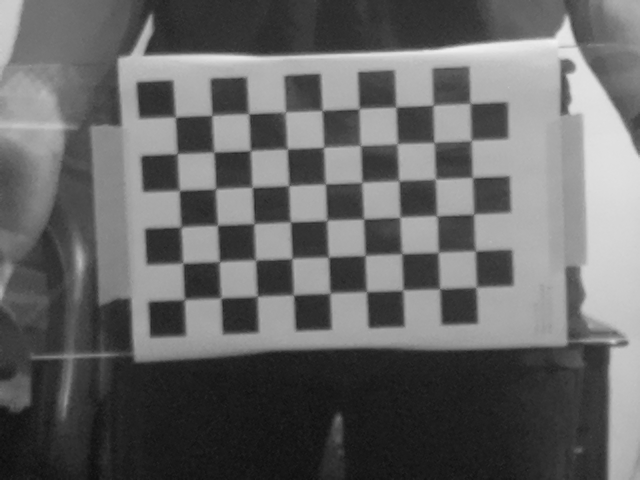
#> input picture Tools/FotosPICameraCalibration/image_0000.png, 640 x 480 px; its folder holds 5 pictures in this run
$ python calibrationPiCamera.py
#> lines starting #> are read from the running program, lines starting #| are printed output that depends on the picture; after the words box and inside, x2 and y2 are one past the last pixel; in counts of white or black regions, pixels touching at a corner belong together
import numpy as np
import cv2
import glob

def prepare_object_points(square_size, pattern_size):
    object_points = np.zeros((np.prod(pattern_size), 3), np.float32)
    object_points[:, :2] = np.indices(pattern_size).T.reshape(-1, 2)
    object_points *= square_size
    return object_points

def process_images(images_path, pattern_size, object_points):
#> called with images_path = 'FotosPICameraCalibration/*.png', pattern_size = (9, 6), object_points = array of shape (54, 3)
    images_list = glob.glob(images_path)
    points_on_real_world = []
    points_on_camera_plan = []

    for fname in images_list:
        img = cv2.imread(fname)
#> img is the input picture: shape (480, 640, 3); min 12, max 241, mean 102.5
        gray = cv2.cvtColor(img, cv2.COLOR_BGR2GRAY)
        ret, corners = cv2.findChessboardCorners(gray, pattern_size, None)
#> ret = True; corners = 54 rows, first 8: [175.7, 117.9], [211.8, 115.8], [248.9, 113.9], [285.8, 111.8], [321.9, 110.7], [359.1, 109.6], [396, 107.6], [433, 105.5]

        if ret:
            points_on_real_world.append(object_points)
            corners2 = cv2.cornerSubPix(gray, corners, (11, 11), (-1, -1),
                                        (cv2.TERM_CRITERIA_EPS + cv2.TERM_CRITERIA_MAX_ITER, 30, 0.001))
#> corners2 = 54 rows, first 8: [175.3, 117], [211.8, 115.3], [248.5, 113.7], [284.9, 112.2], [322, 110.4], [359, 108.6], [395.9, 107], [433, 105.3]
            points_on_camera_plan.append(corners2)
            img = cv2.drawChessboardCorners(img, pattern_size, corners2, ret)
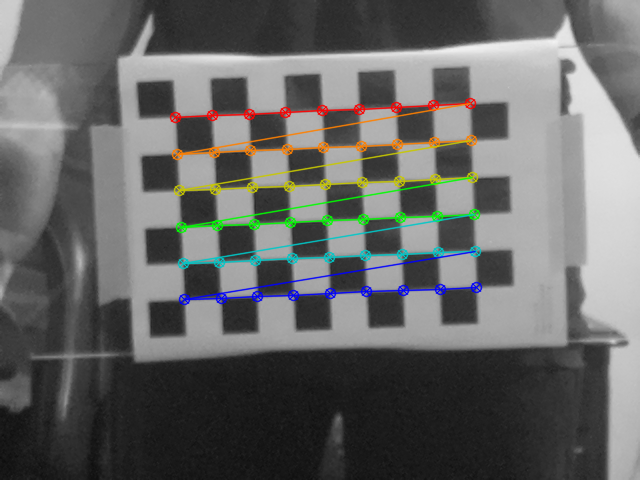
#> img: shape (480, 640, 3); 4.48% of pixels changed, all inside (x1, y1, x2, y2) = (169, 97, 483, 306)
            cv2.imshow('Img', img)
            cv2.waitKey(500)
#> pass 2 of the loop in process_images, `for fname in images_list:`:
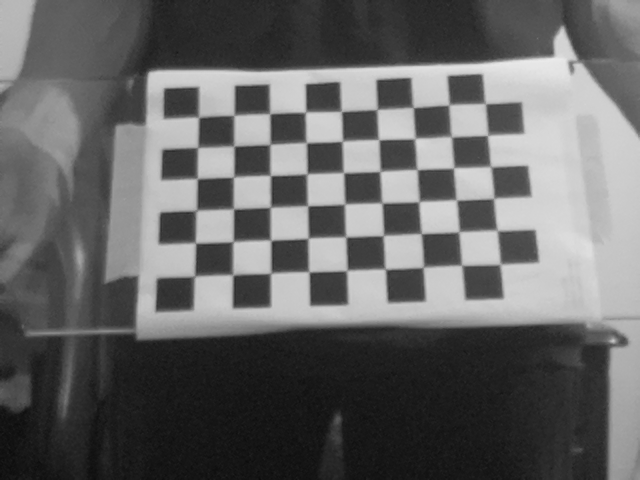
#> input picture Tools/FotosPICameraCalibration/image_0001.png, 640 x 480 px
#> in process_images, img is the input picture: shape (480, 640, 3); min 11, max 235, mean 101.4
#> corners = 54 rows, first 8: [199, 116], [233.9, 115.5], [270, 114.3], [305.5, 112.4], [341.6, 111.9], [376.8, 109.7], [413.5, 107.8], [448.4, 105.4]
#> corners2 = 54 rows, first 8: [198.5, 117.1], [233.9, 115.3], [269.8, 113.5], [305.4, 112.2], [341.2, 111.4], [377.1, 109.4], [413, 107.4], [448.9, 104.9]
#> in process_images, `img = cv2.drawChessboardCorners(img, pattern_size, corners2, ret)`:
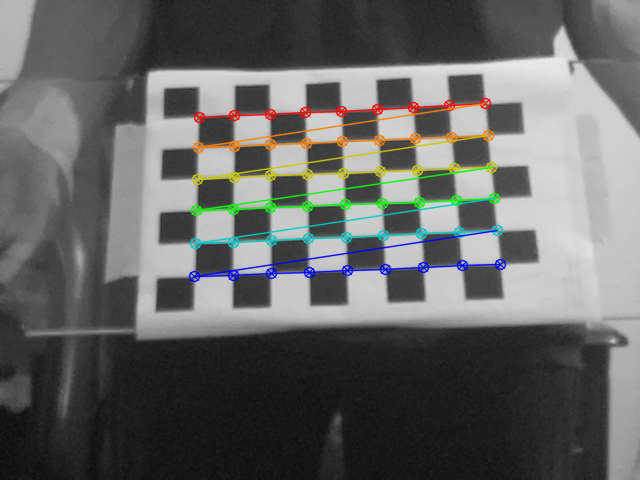
#> img: shape (480, 640, 3); 4.48% of pixels changed, all inside (x1, y1, x2, y2) = (188, 97, 507, 283)
#> pass 3 of the loop in process_images, `for fname in images_list:`:
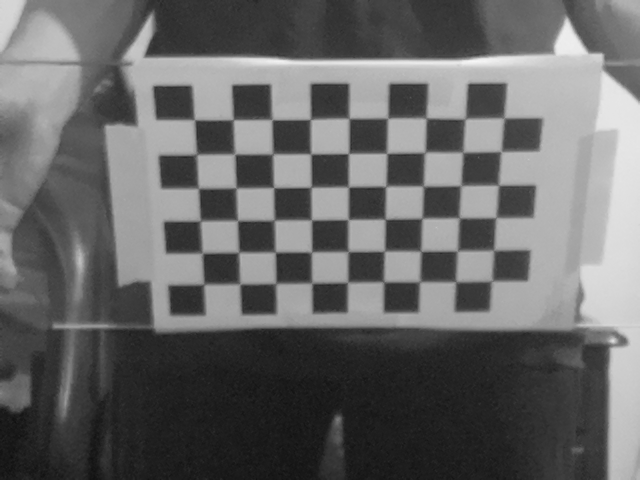
#> input picture Tools/FotosPICameraCalibration/image_0002.png, 640 x 480 px
#> in process_images, img is the input picture: shape (480, 640, 3); min 15, max 246, mean 102.7
#> corners = 54 rows, first 8: [194.8, 119.8], [233.6, 119.7], [272.3, 119.9], [310.2, 119.6], [349.2, 118.7], [387.8, 118.6], [426.2, 118.3], [464.9, 119.8]
#> corners2 = 54 rows, first 8: [194.4, 119.7], [233, 119.7], [271.8, 119.6], [310.4, 119.4], [349, 118.3], [387.6, 118.2], [426.1, 117.9], [465, 118.9]
#> in process_images, `img = cv2.drawChessboardCorners(img, pattern_size, corners2, ret)`:
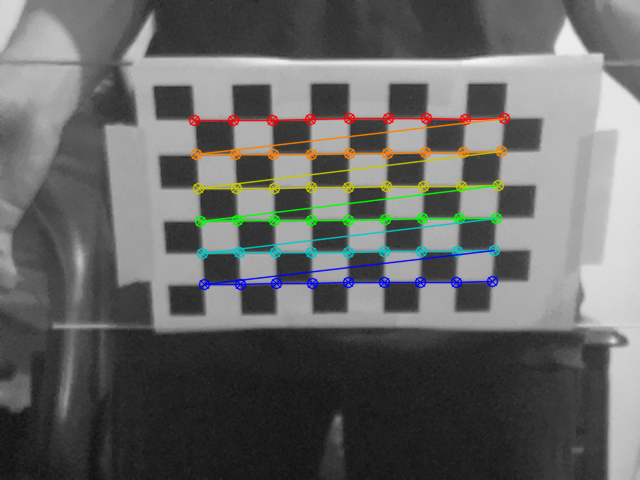
#> img: shape (480, 640, 3); 4.5% of pixels changed, all inside (x1, y1, x2, y2) = (188, 112, 511, 291)
#> the loop made 5 passes; the first 3 are shown
    cv2.destroyAllWindows()
    return points_on_real_world, points_on_camera_plan, gray.shape[::-1]

def calibrate_camera(points_on_real_world, points_on_camera_plan, image_shape):
    return cv2.calibrateCamera(points_on_real_world, points_on_camera_plan, image_shape, None, None)

def save_kitti_format(camera_matrix, filename):
    P0 = np.zeros((3, 4))
    P0[:, :3] = camera_matrix
    P0_str = ' '.join(f'{num:.12e}' for num in P0.flatten())
    with open(filename, 'w') as f:
        f.write(f'P0: {P0_str}\n')
    print(f'P0: {P0_str}\n')

def calculate_reprojection_error(points_on_real_world, points_on_camera_plan, rotation_vectors, translation_vectors, camera_matrix, dist_coeffs):
    mean_error = 0
    for i in range(len(points_on_real_world)):
        image_points2, _ = cv2.projectPoints(points_on_real_world[i], rotation_vectors[i], translation_vectors[i], camera_matrix, dist_coeffs)
        error = cv2.norm(points_on_camera_plan[i], image_points2, cv2.NORM_L2) / len(image_points2)
        mean_error += error
    mean_error /= len(points_on_real_world)
    return mean_error

def undistort_image(image_path, saved_params):
#> called with image_path = 'FotosPICameraCalibration/image_0014.png', saved_params = 'calibrationDataPICamera.npz'
    with np.load(saved_params) as X:
        camera_matrix, dist_coeffs = X['mtx'], X['dist']
    img = cv2.imread(image_path)
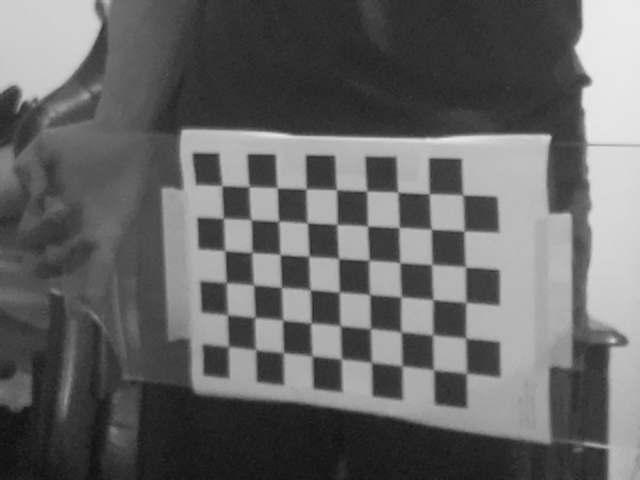
#> input picture Tools/FotosPICameraCalibration/image_0014.png, 640 x 480 px
#> img is the input picture: shape (480, 640, 3); min 14, max 236, mean 102.2
    original_img = img.copy()
    h, w = img.shape[:2]
#> h = 480; w = 640
    new_camera_matrix, roi = cv2.getOptimalNewCameraMatrix(camera_matrix, dist_coeffs, (w, h), 1, (w, h))
    dst = cv2.undistort(img, camera_matrix, dist_coeffs, None, new_camera_matrix)
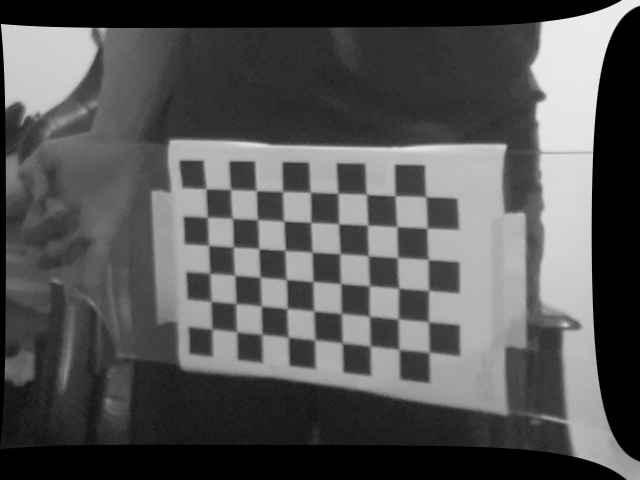
#> dst: shape (480, 640, 3); min 0, max 236, mean 85.2
    x, y, w, h = roi
    dst = dst[y:y+h, x:x+w]
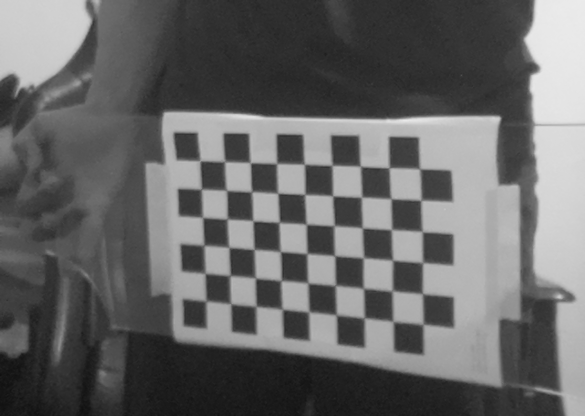
#> dst: shape (416, 585, 3); min 15, max 235, mean 102.6
    cv2.imshow('Original Image', original_img)
    cv2.imshow('Calibrated Image', dst)
    cv2.waitKey(0)
    cv2.destroyAllWindows()

def main():
    square_size = 2.5 # cm
    pattern_size = (9, 6)
    images_path = 'FotosPICameraCalibration/*.png'
    object_points = prepare_object_points(square_size, pattern_size)
    points_on_real_world, points_on_camera_plan, image_shape = process_images(images_path, pattern_size, object_points)
    calibration_error, camera_matrix, dist_coeffs, rotation_vectors, translation_vectors = calibrate_camera(points_on_real_world, points_on_camera_plan, image_shape)
    save_kitti_format(camera_matrix, 'CalibrationCam/ParameteresCamera.txt')
    mean_error = calculate_reprojection_error(points_on_real_world, points_on_camera_plan, rotation_vectors, translation_vectors, camera_matrix, dist_coeffs)
    print("Calibration erro:", calibration_error)
    print("Erro médio de reprojeção:", mean_error)
    np.savez('calibrationDataPICamera', mtx=camera_matrix, dist=dist_coeffs, rvecs=rotation_vectors, tvecs=translation_vectors)
    undistort_image('FotosPICameraCalibration/image_0014.png', 'calibrationDataPICamera.npz')

if __name__ == '__main__':
    main()
